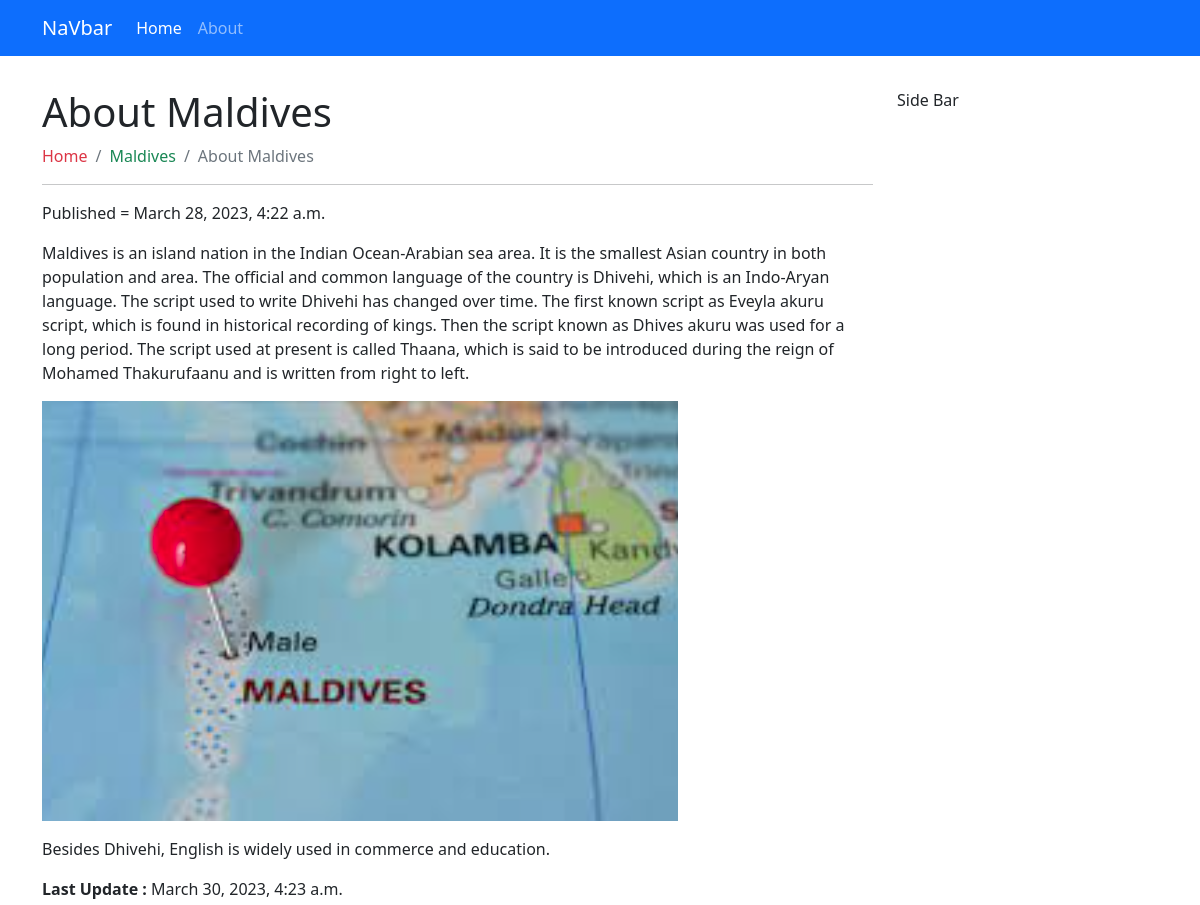
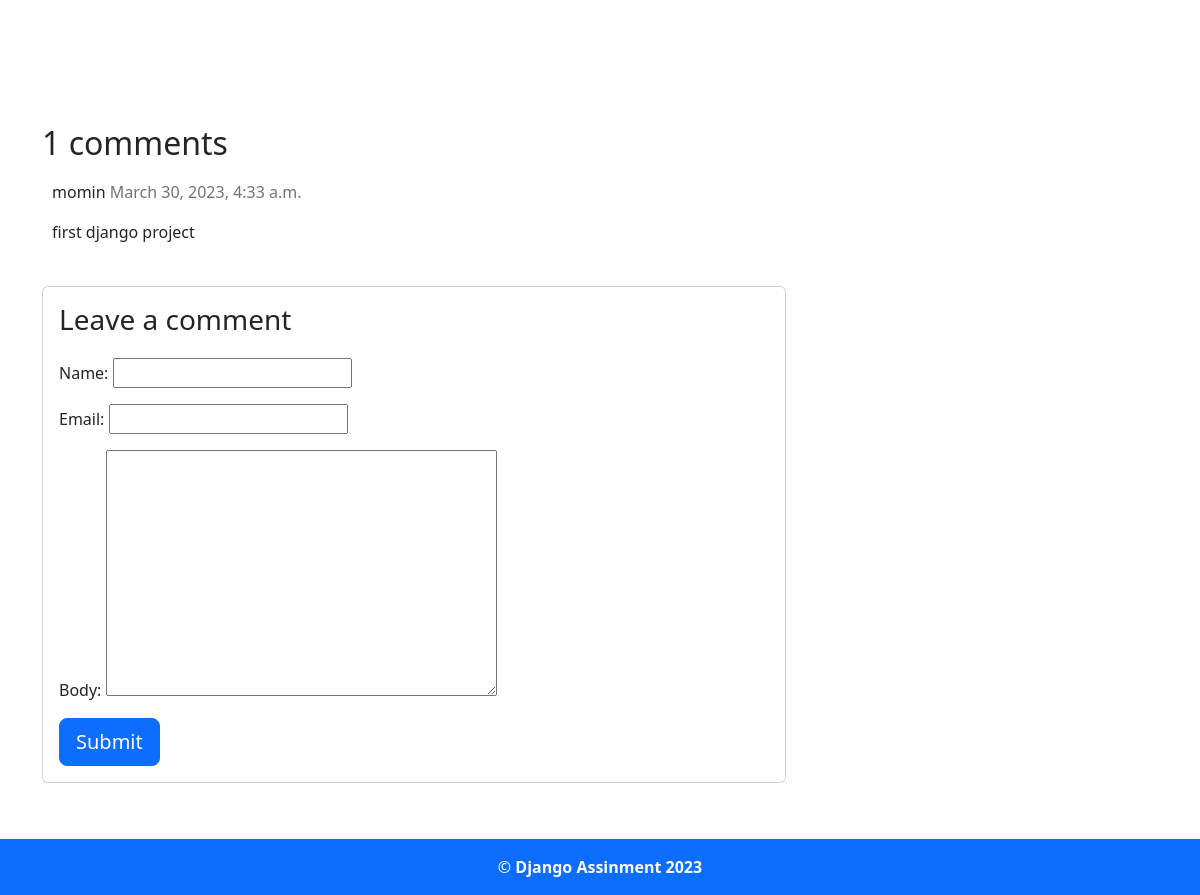
Page /about-maldives on the committed database (2 pictures, top to bottom).
### blog/models.py (models this page shows, shortened)
class BlogPost(models.Model):
    STATUS = [
        ('draft', 'Draft'),
        ('published', 'Publish')
    ]
    title = models.CharField(max_length = 200)
    slug = models.SlugField(unique=True, blank=True,null=True)
    featured = models.ImageField(upload_to='blog/', blank=True, null=True)
    content = RichTextUploadingField()
    created = models.DateTimeField(auto_now_add=True)
    updated = models.DateTimeField(auto_now=True)
    category = models.ForeignKey(Category, on_delete=models.CASCADE)
    status = models.CharField(max_length=10, choices = STATUS, default='draft')
    meta_title = models.CharField(max_length=200, blank=True, null=True)
    meta_description = models.TextField(blank=True, null=True)
    class Meta:
        verbose_name_plural = "All Posts"

class Category(models.Model):
    title = models.CharField(max_length = 200)
    slug = models.SlugField(unique=True, blank=True,null=True)
    class Meta:
        verbose_name_plural = "Categories"

class Comment(models.Model):
    BlogPost = models.ForeignKey(BlogPost,on_delete=models.CASCADE,related_name='comments')
    name = models.CharField(max_length=80)
    email = models.EmailField()
    body = models.TextField()
    created_on = models.DateTimeField(auto_now_add=True)
    active = models.BooleanField(default=False)
    class Meta:
        ordering = ['created_on']

### blog/views.py (the view)
# urls.py: path('<slug:slug>',views.single_post, name='single_post'),
def single_post(request, slug):
    template_name = 'single.html'
    post = get_object_or_404(BlogPost, slug=slug)
    comments = post.comments.filter(active=True)
    new_comment = None
    if request.method == 'POST':
        comment_form = CommentForm(data=request.POST)
        if comment_form.is_valid():
            new_comment = comment_form.save(commit=False)
            new_comment.post = post
            new_comment.save()
    else:
        comment_form = CommentForm()
    return render(request, template_name, {'posts': post,
                                           'comments': comments,
                                           'new_comment': new_comment,
                                           'comment_form': comment_form})

### blog/forms.py
class CommentForm(forms.ModelForm):
    class Meta:
        model = Comment
        fields = ('name', 'email', 'body')

### templates/single.html (shortened to what this page needs)
{% extends 'base.html' %}
{% block content%}
<div class="container my-3">
    <div class="row py-3">
        <div class="col-md-9">
            <h1>{{posts.title}}</h1>
              <nav aria-label="breadcrumb">
                <ol class="breadcrumb">
                  <li class="breadcrumb-item"><a class="text-decoration-none text-danger" href="{% url 'home' %}">Home</a></li>
                  <li class="breadcrumb-item"><a class="text-decoration-none text-success" href="">{{posts.category.title }}</a></li>
                  <li class="breadcrumb-item active" aria-current="page">{{posts.title}}</li>
                </ol>
              </nav>
              <hr>
              <div class="my-3">Published = {{ posts.created }}</div>
              <div>
                    {{posts.content|safe}}
              </div>
              <div class="my-3"><strong>Last Update : </strong>{{posts.updated}}</div>
        </div>
        <div class="col-md-3">Side Bar</div>
    </div>
    {% load social_share %}
    <div>
      <br>
       <br><br><br>
       <div>
        <h2>{{ comments.count }} comments</h2>
        {% for comment in comments %}
        <div class="comments" style="padding: 10px;">
          <p class="font-weight-bold">
            {{ comment.name }}
            <span class=" text-muted font-weight-normal">
              {{ comment.created_on }}
            </span>
          </p>
          {{ comment.body | linebreaks }}
        </div>
        {% endfor %}
      </div>
    </div>
    <div class="col-md-8 card mb-4  mt-3 ">
      <div class="card-body">
        {% if new_comment %}
        <div class="alert alert-success" role="alert">
          Your comment is awaiting moderation
        </div>
        {% else %}
        <h3>Leave a comment</h3>
        <form method="post" style="margin-top: 1.3em;">
          {{ comment_form.as_p }}
          <button type="submit" class="btn btn-primary  btn-lg">Submit</button>
        </form>
        {% endif %}
      </div>
    </div>
  </div>
{% endblock content%}

### rows in the picture
BlogPost: title "About Maldives", category "Maldives", created "March 28, 2023, 4:22 a.m.", content "Maldives is an island nation in the Indian Ocean-Arabian sea area. It is the smallest Asian country in both population and area. The official and common language of the country is Dhivehi, which is an Indo-Aryan language. The script used to write Dhivehi has changed over time. The first known script as Eveyla akuru script, which is found in historical recording of kings. Then the script known as Dhives akuru was used for a long period. The script used at present is called Thaana, which is said to be introduced during the reign of Mohamed Thakurufaanu and is written from right to left. Besides Dhivehi, English is widely used in commerce and education.", content (picture), updated "March 30, 2023, 4:23 a.m."
Comment: name "momin", created_on "March 30, 2023, 4:33 a.m.", body "first django project"

### other values in the picture
{{ comments.count }} "1"
